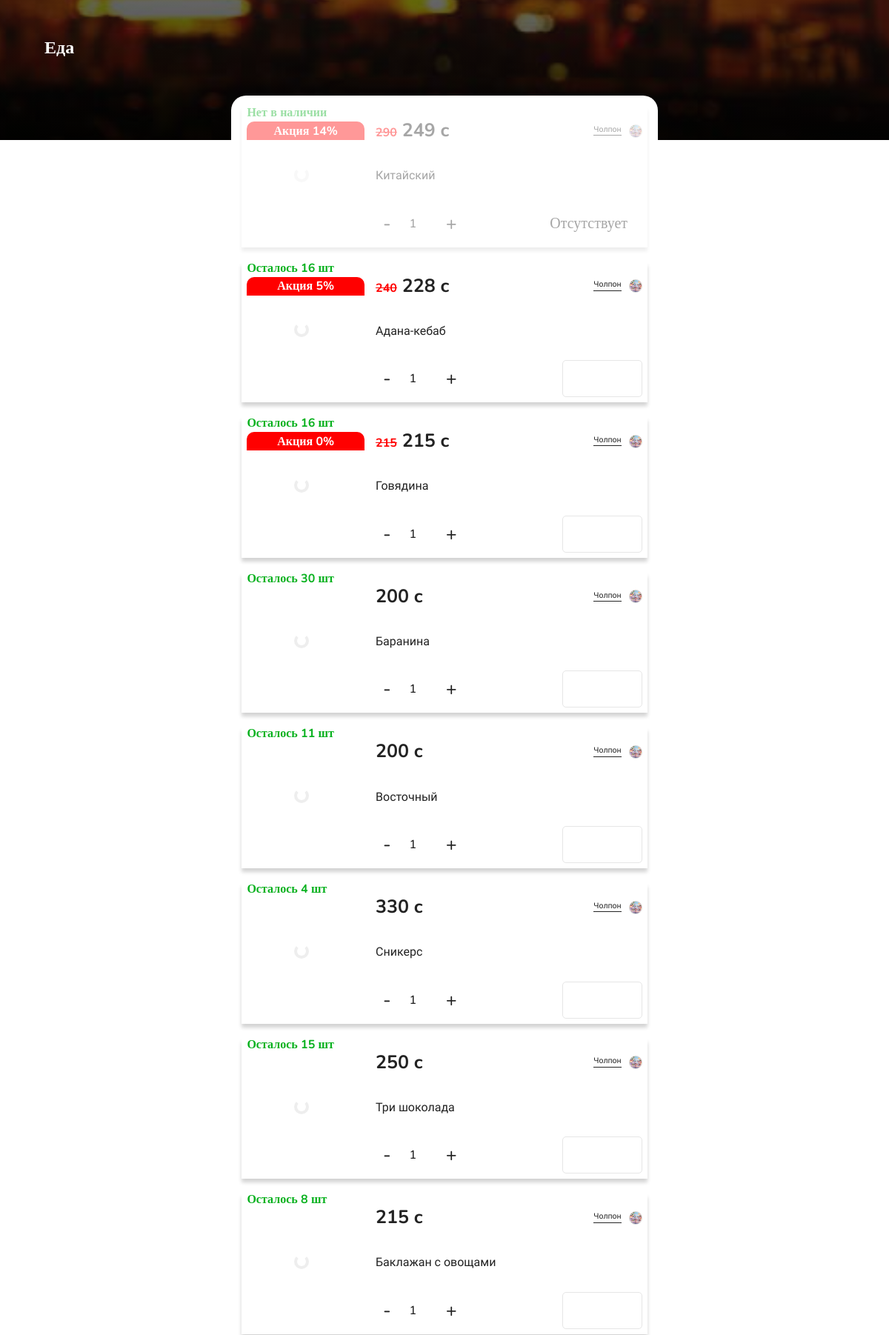
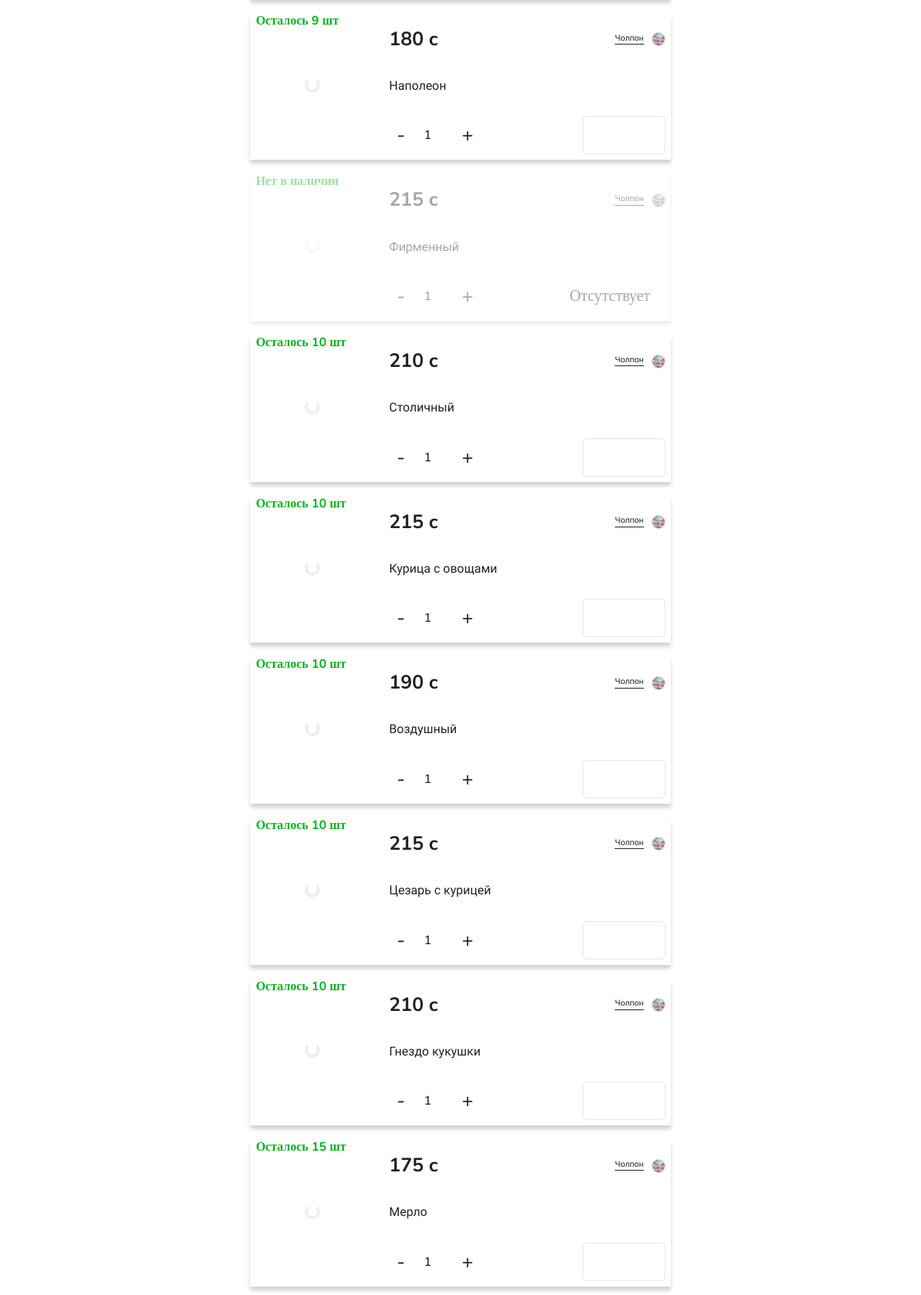
/account/2/ (middle part), run on an earlier commit of the app's database (2 pictures, top to bottom).
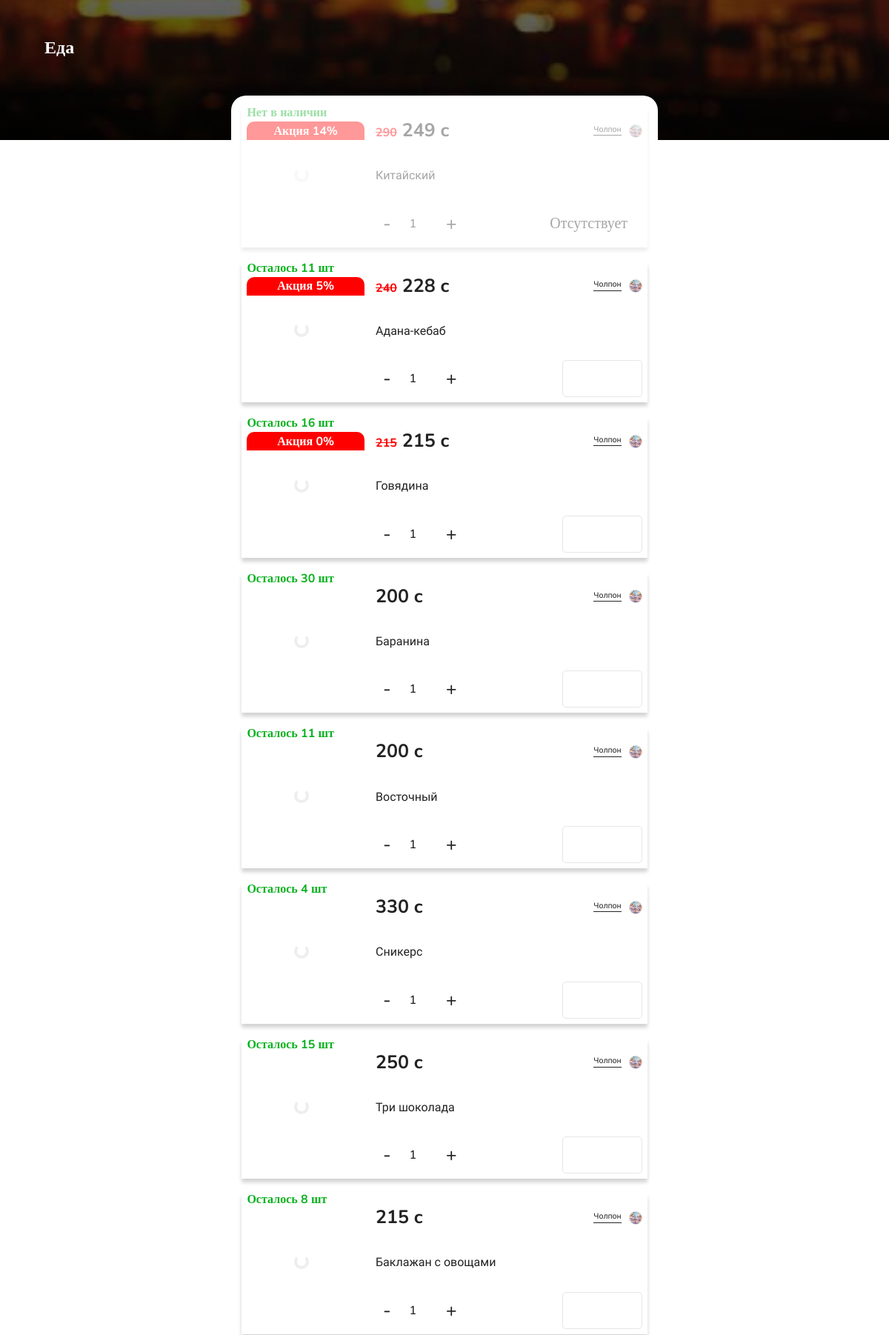
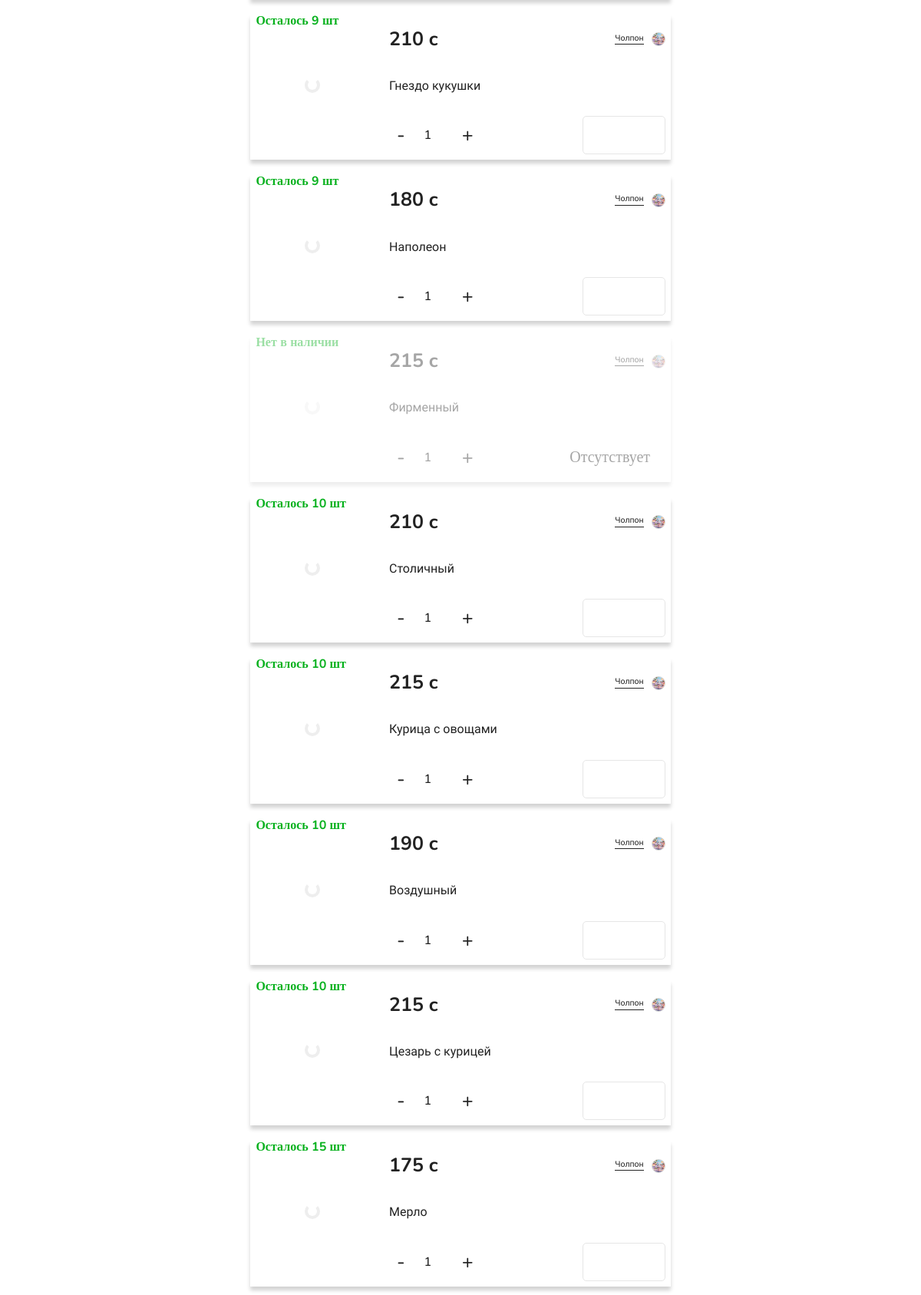
And on a later commit of the database (2 pictures, top to bottom).
### basis/models.py (models this page shows, shortened)
class Food_menu(models.Model):
    STATUS_FOOD = [
        ('True', 'В наличии'),
        ('False', 'Отсутствует'),
    ]
    name = models.TextField(max_length=50)
    description = models.TextField(max_length=800)
    price = models.DecimalField(max_digits=10, decimal_places=0, default='10')
    discount_percent = models.PositiveIntegerField(default=0)  # 0–100
    discount_active = models.BooleanField(default=False)
    category = models.ForeignKey(
        FoodCategory,
        on_delete=models.SET_NULL,
        null=True,
        blank=True,
        related_name='foods'
    )
    food_status = models.CharField(max_length=20, choices=STATUS_FOOD, default='True')
    adscreenimg = models.ImageField(upload_to=ad_screen_img_path)
    imageOne = models.ImageField(upload_to=food_image_one_path)
    date_add = models.DateField(blank=True, null=True)
    user = models.ForeignKey(settings.AUTH_USER_MODEL, on_delete=models.CASCADE)
    quantity = models.PositiveIntegerField(default=0)
    click_order = models.PositiveIntegerField(default=0)
    @property
    def final_price(self):
        if self.discount_active and self.discount_percent > 0:
            discount = (self.price * Decimal(self.discount_percent)) / Decimal(100)
            final = self.price - discount
            return final.quantize(Decimal('1'), rounding=ROUND_HALF_UP)
        return self.price

### account/models.py (models this page shows, shortened)
class CustomUser(AbstractUser):
    city = models.CharField(
        max_length=50,
        choices=CITY,
        default="Неизвестно"
    )
    USER_TYPES = [
        ('ordinary_user', 'Обычный пользователь'),
        ('food_user', 'Пользователь еда'),
        ('shop_user', 'Пользователь магазин'),
        ('taxi_user', 'Водитель такси'),
        ('courier_user', 'Водитель курьер'),
        ('taxi_company_user', 'Владелец таксопарк'),
    ]
    user_type = models.CharField(max_length=20, choices=USER_TYPES, default='ordinary_user')
    user_name = models.CharField(max_length=25, blank=True, null=True)
    user_description = models.CharField(max_length=500, default=description_txt, blank=True, null=True)
    user_phone_number = models.DecimalField(max_digits=9, decimal_places=0, blank=True, null=True)
    user_phone_number2 = models.DecimalField(max_digits=9, decimal_places=0, blank=True, null=True)
    user_mbank_qr = models.ImageField(upload_to=user_mbank_qr_path, blank=True, null=True)
    user_rsk_qr = models.ImageField(upload_to=user_rsk_qr_path, blank=True, null=True)
    user_mbank_link = models.CharField(max_length=500, blank=True, null=True)
    user_obank_link = models.CharField(max_length=500, blank=True, null=True)
    user_rsk_link = models.CharField(max_length=500, blank=True, null=True)
    user_abank_link = models.CharField(max_length=500, blank=True, null=True)
    user_raiting = models.DecimalField(max_digits=3, decimal_places=1, blank=True, null=True)
    balance = models.DecimalField(max_digits=15, decimal_places=2, blank=True, null=True)
    CATEGORY_OF_EDUCATION = [
        ('', ''),
        ('Food', 'Еда'),
        ('Vegetables', 'Овощи'),
        ('Shop', 'Магазин'),
    ]
    category_of_education = models.CharField(max_length=20, choices=CATEGORY_OF_EDUCATION, default='', blank=True, null=True)
    SUB_CATEGORY_OF_EDUCATION = [
        ('', ''),
        ('Grocery', 'Продуктовый'),
        ('Vegetables', 'Электроника'),
        ('Clothes', 'Одежды'),
        ('Office', 'Канцелярия'),
    ]
    sub_category_of_education = models.CharField(max_length=20, choices=SUB_CATEGORY_OF_EDUCATION, blank=True, null=True, default='')
    USER_STATUS = [
        ('', ''),
        ('Online', 'Онлайн'),
        ('Offline', 'Оффлайн'),
    ]
    user_status = models.CharField(max_length=20, choices=USER_STATUS, default='', blank=True, null=True)
    user_logo = models.ImageField(upload_to=user_logo_path, blank=True, null=True)
    user_logo_mini = models.ImageField(upload_to=user_logo_mini_path, blank=True, null=True)
    USER_BLOCKED = [
        ('', ''),
        ('Yes', 'Да'),
        ('No', 'Нет'),
    ]
    user_blocked = models.CharField(max_length=20, choices=USER_BLOCKED, default='No')
    groups = models.ManyToManyField(
        Group,
        verbose_name='groups',
        blank=True,
        related_name='custom_user_set',  # Пример названия, которое можно выбрать
        related_query_name='user',
    )
    user_permissions = models.ManyToManyField(
        Permission,
        verbose_name='user permissions',
        blank=True,
        related_name='custom_user_set',  # Пример названия, которое можно выбрать
        related_query_name='user',
    )

### account/views.py (the view)
# urls.py: path('account/<int:user_id>/', account_menu, name='account_menu'),
def account_menu(request, user_id):
    user = get_object_or_404(CustomUser, pk=user_id)
    categories = FoodCategory.objects.filter(user=user)
    today = datetime.date.today()
    cache_key = f"foods_shuffle_{user_id}_{today}"
    food_items = cache.get(cache_key)
    if not food_items:
        discounted = list(Food_menu.objects.filter(user=user, discount_active=True))
        non_discounted = list(Food_menu.objects.filter(user=user, discount_active=False))
        discounted.sort(key=lambda x: x.click_order, reverse=True)
        non_discounted.sort(key=lambda x: x.click_order, reverse=True)
        food_items = discounted + non_discounted
        cache.set(cache_key, food_items, 60 * 60 * 24)
    return render(request, 'account/account_menu.html', {
        'user': user,
        'food_items': food_items,
        'categories': categories
    })

### templates/account/account_menu.html (shortened to what this page needs)
{% extends 'basis/basis.html' %}
{% load humanize %}
{% block linkcss %}
<link rel="stylesheet" href="/static/css/account_menu.css">
{% endblock %}
{% block main %}
<div class="profile-parallax">
    {% if user.category_of_education == 'Food' %}
    <h2 class="user__category">Еда</h2>
    {% endif %}
    <img src="{{ user.user_logo.url }}" class="profile-img" alt="">
    <div class="background">
    </div>
</div>
<div class="user-products">
    {% for food in food_items %}
    {% if food.food_status == 'True' %}
    <div class="food" id="{{ food.id }}" data-category="{{ food.category.id }}">
        {% else %}
        <div class="food noactive" id="{{ food.id }}" data-category="{{ food.category.id }}">
        {% endif %}
            {% if food.quantity == 0 %}
            <p class="food_quantity">Нет в наличии</p>
            {% else %}
            <p class="food_quantity">Осталось {{ food.quantity }} шт</p>
            {% endif %}
            <div class="img-container">
                <img data-src="{{ food.adscreenimg.url }}" src="/static/icons/10px.png" alt="{{ food.name }}">
                {% if food.discount_active  %}
                <div class="sale_animation">
                    <p>Акция {{ food.discount_percent }}%</p>
                </div>
                {% endif %}
            </div>
            <div class="descrition-container">
                <div class="price-container">
                    {% if food.discount_active  %}
                    <p class="price__view"><span>{{ food.price|intcomma }}</span> {{ food.final_price|intcomma }} c</p>
                    {% else %}
                    <p class="price__view">{{ food.final_price|intcomma }} c</p>
                    {% endif %}
                    <div class="user">
                        <a class="user-name" href="/account/{{ food.user.id }}/">{{ food.user.user_name }}</a>
                        <img src="{{ food.user.user_logo_mini.url }}" alt="" class="user-avatar">
                    </div>
                </div>
                <p class="food_name">{{ food.name }}</p>
                <div class="coll-food">
                    <button class="minus">-</button>
                    <input type="number" class="coll input-disabled" value="1"><span>штук</span>
                    <button class="plus">+</button>
                    {% if food.food_status == 'True' %}
                    <button class="button box" data-food-id="{{ food.id }}"></button>
                    {% else %}
                    <p class="none">Отсутствует</p>
                    {% endif %}
                </div>
            </div>
        </div>
        {% endfor %}
    </div>
    {% endblock %}

What changed in the data, as far as the page shows it:
changed Food_menu "Адана-кебаб": quantity "16" → "11"
changed Food_menu "Гнездо кукушки": quantity "10" → "9"; moves up the list
